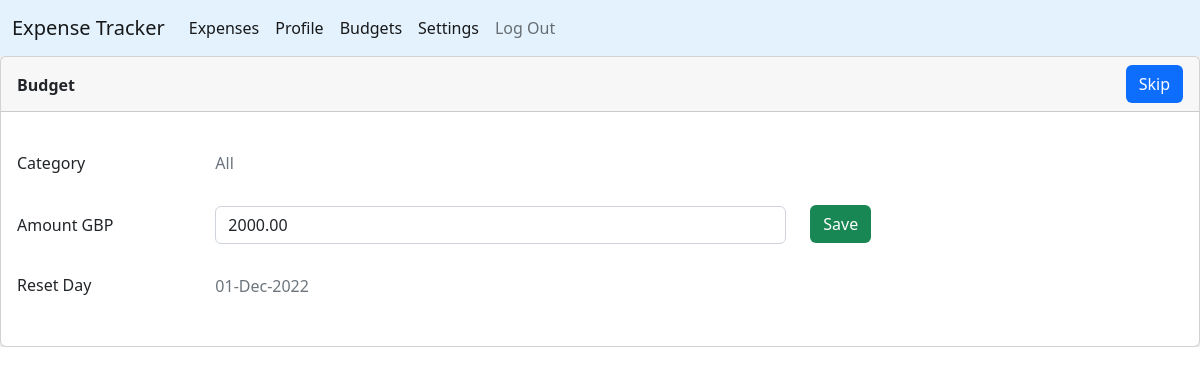
/set_budget (signed in), run on an earlier commit of the app's database.
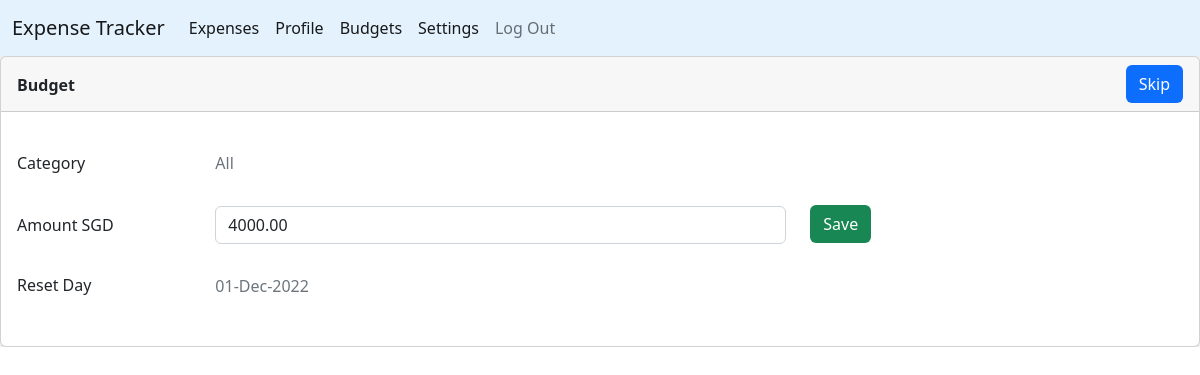
And on a later commit of the database.
### expense_tracker/models.py (models this page shows)
class Settings(models.Model):
    user = models.ForeignKey(User, on_delete=models.CASCADE)
    currency = models.CharField(max_length=3, default='USD', choices=CURRENCY_CHOICES)
    reset_day = models.IntegerField(default=1)

class Budget(models.Model):
    user = models.ForeignKey(User, on_delete=models.CASCADE)
    budget_amount = models.DecimalField(max_digits=10, decimal_places=2, default=0.00)

### expense_tracker/views.py (the view)
# urls.py: path("set_budget", views.set_budget, name="set_budget"),
@login_required
@csrf_exempt
def set_budget(request):
    if request.method == "POST":
        budget_amount = request.POST["budget-amount"]
        budget = Budget.objects.filter(user=request.user).update(budget_amount=budget_amount )
        return HttpResponseRedirect(reverse("budget"))
    else:
        settings = Settings.objects.filter(user=request.user).first()
        budget = Budget.objects.filter(user=request.user).last()
        day = settings.reset_day
        currency = settings.currency
        today = date.today()
        year = today.year
        month = today.month
        start_date = datetime(year, month, day)
        if budget.budget_amount != 0:
            return render(request, "set_budget.html", {
                "currency": currency,
                "start_date": start_date.strftime("%d-%b-%Y"),
                "budget_amount": budget.budget_amount
                })
        else:
            return render(request, "set_budget.html", {
                "currency": currency,
                "start_date": start_date.strftime("%d-%b-%Y"),
                "budget_amount": 0
                })

### expense_tracker/templates/set_budget.html
{% extends "layout.html" %}
{% load static %}
{% block body %}
<section style="background-color: #eee;">
    <div class="card" >
        <div class="card-header" >
            <div class="d-flex ">
                <div class="w-50 mt-2 d-flex justify-content-start">
                    <strong>Budget</strong>
                </div>
                <div class="w-50 d-flex justify-content-end">
                    <button type="button" class="btn text-bg-primary"><a class="nav-link active" href="{% url 'index' %}">Skip</a></button>
                </div>
            </div>
        </div>
        <div class="card-body">
            <div class="mb-3 row mt-3">
                <label class="col-sm-2 col-form-label">Category</label>
                <div class="col-sm-10">
                    <label class="col-sm-2 col-form-label text-muted">All</label>
                </div>
            </div>
            <form action="{% url 'set_budget' %}" method="post">
            <div class="mb-3 row mt-3">
                <label for="" class="col-sm-2 col-form-label mt-2">Amount {{ currency }}</label>
                {% if budget_amount is 0 %}
                    <div class="col-sm-6 mt-2">
                    <input type="number" name="budget-amount" min="0" oninput="validity.valid||(value='');" class="form-control" placeholder="Enter your monthly budget here">
                    </div>
                {% else %}
                    <div class="col-sm-6 mt-2">
                        <input type="number" name="budget-amount" min="0" oninput="validity.valid||(value='');" class="form-control" value={{ budget_amount }}>
                    </div>
                {% endif %}
                <div class="col-sm-2 col-form-label">
                    <button type="submit" class="btn text-bg-success">Save</button>
                </div>
            </div>
            </form>
            <div class="mb-3 row mt-3">
                <label class="col-sm-2 col-form-label">Reset Day</label>
                <div class="col-sm-10">
                    <p class="mt-2 text-muted">{{start_date}}</p>
                </div>
            </div>
        </div>
    </div>
</section>
{% endblock %}

### expense_tracker/templates/layout.html (shortened to what this page needs)
{% load static %}
<DOCTYPE <!DOCTYPE html>
<html lang="en">
    <head>
        <link rel="stylesheet" href="{% static 'styles.css' %}">
        <link href="https://cdn.jsdelivr.net/npm/bootstrap@5.2.1/dist/css/bootstrap.min.css" rel="stylesheet">
        <link rel="stylesheet" href="https://cdn.jsdelivr.net/npm/bootstrap-icons@1.9.1/font/bootstrap-icons.css">
        <link rel="stylesheet" href="https://cdn.jsdelivr.net/npm/bootstrap-icons@1.10.2/font/bootstrap-icons.css">
    </head>
    <body>
        {% if user.is_authenticated %}
        <nav class="navbar navbar-expand-lg" style="background-color: #e3f2fd;">
          <div class="container-fluid">
            <a class="navbar-brand" href="#">Expense Tracker</a>
            <div class="collapse navbar-collapse" id="navbarSupportedContent">
              <ul class="navbar-nav me-auto mb-2 mb-lg-0">
                <li class="nav-item">
                    <a class="nav-link active" href="{% url 'index' %}">Expenses</a>
                </li>
                <li class="nav-item">
                  <a class="nav-link active" href="{% url 'profile' %}">Profile</a>
                </li>
                <li class="nav-item">
                  <a class="nav-link active" href="{% url 'budget' %}">Budgets</a>
                </li>
                <li class="nav-item">
                    <a class="nav-link active" href="{% url 'settings' %}">Settings</a>
                </li>
                <li class="nav-item">
                  <a class="nav-link" href="{% url 'logout' %}">Log Out</a>
                </li>
              </ul>
            </div>
          </div>
        </nav>
        {% endif %}
        {% block body %}
        {% endblock %}
    </body>
</html>

What changed in the data, as far as the page shows it:
changed Settings: currency "GBP" → "SGD"
changed Budget: budget-amount "2000.00" → "4000.00"
